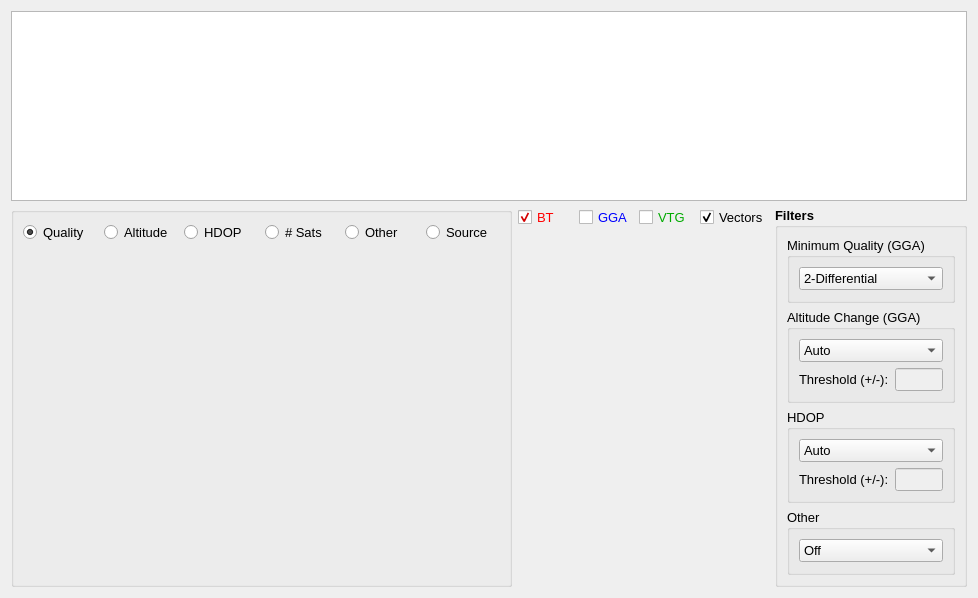
          <widget class="QWidget" name="tab_gps_2_data">
           <attribute name="title">
            <string>Data</string>
           </attribute>
           <layout class="QGridLayout" name="gridLayout_25">
            <item row="0" column="0">
             <layout class="QVBoxLayout" name="verticalLayout_34" stretch="2,4">
              <item>
               <widget class="QTableWidget" name="table_gps">
                <property name="font">
                 <font>
                  <pointsize>10</pointsize>
                 </font>
                </property>
               </widget>
              </item>
              <item>
               <layout class="QHBoxLayout" name="horizontalLayout_27" stretch="6,3,1">
                <item>
                 <layout class="QVBoxLayout" name="verticalLayout_35" stretch="4">
                  <item>
                   <widget class="QGroupBox" name="gb_gps_radio">
                    <property name="title">
                     <string/>
                    </property>
                    <layout class="QVBoxLayout" name="verticalLayout_36" stretch="1,4">
                     <item>
                      <layout class="QHBoxLayout" name="horizontalLayout_28">
                       <item>
                        <widget class="QRadioButton" name="rb_gps_quality">
                         <property name="font">
                          <font>
                           <pointsize>10</pointsize>
                          </font>
                         </property>
                         <property name="text">
                          <string>Quality</string>
                         </property>
                         <property name="checked">
                          <bool>true</bool>
                         </property>
                        </widget>
                       </item>
                       <item>
                        <widget class="QRadioButton" name="rb_gps_altitude">
                         <property name="font">
                          <font>
                           <pointsize>10</pointsize>
                          </font>
                         </property>
                         <property name="text">
                          <string>Altitude</string>
                         </property>
                        </widget>
                       </item>
                       <item>
                        <widget class="QRadioButton" name="rb_gps_hdop">
                         <property name="font">
                          <font>
                           <pointsize>10</pointsize>
                          </font>
                         </property>
                         <property name="text">
                          <string>HDOP</string>
                         </property>
                        </widget>
                       </item>
                       <item>
                        <widget class="QRadioButton" name="rb_gps_sats">
                         <property name="font">
                          <font>
                           <pointsize>10</pointsize>
                          </font>
                         </property>
                         <property name="text">
                          <string># Sats</string>
                         </property>
                        </widget>
                       </item>
                       <item>
                        <widget class="QRadioButton" name="rb_gps_other">
                         <property name="font">
                          <font>
                           <pointsize>10</pointsize>
                          </font>
                         </property>
                         <property name="text">
                          <string>Other</string>
                         </property>
                        </widget>
                       </item>
                       <item>
                        <widget class="QRadioButton" name="rb_gps_source">
                         <property name="font">
                          <font>
                           <pointsize>10</pointsize>
                          </font>
                         </property>
                         <property name="text">
                          <string>Source</string>
                         </property>
                        </widget>
                       </item>
                      </layout>
                     </item>
                     <item>
                      <widget class="QWidget" name="graph_gps_ts" native="true"/>
                     </item>
                    </layout>
                   </widget>
                  </item>
                 </layout>
                </item>
                <item>
                 <layout class="QVBoxLayout" name="verticalLayout_37" stretch="1,8">
                  <item>
                   <layout class="QHBoxLayout" name="horizontalLayout_35">
                    <item>
                     <widget class="QCheckBox" name="cb_gps_bt">
                      <property name="palette">
                       <palette>
                        <active>
                         <colorrole role="WindowText">
                          <brush brushstyle="SolidPattern">
                           <color alpha="255">
                            <red>255</red>
                            <green>0</green>
                            <blue>0</blue>
                           </color>
                          </brush>
                         </colorrole>
                         <colorrole role="Text">
                          <brush brushstyle="SolidPattern">
                           <color alpha="255">
                            <red>255</red>
                            <green>0</green>
                            <blue>0</blue>
                           </color>
                          </brush>
                         </colorrole>
                         <colorrole role="PlaceholderText">
                          <brush brushstyle="NoBrush">
                           <color alpha="128">
                            <red>255</red>
                            <green>0</green>
                            <blue>0</blue>
                           </color>
                          </brush>
                         </colorrole>
                        </active>
                        <inactive>
                         <colorrole role="WindowText">
                          <brush brushstyle="SolidPattern">
                           <color alpha="255">
                            <red>255</red>
                            <green>0</green>
                            <blue>0</blue>
                           </color>
                          </brush>
                         </colorrole>
                         <colorrole role="Text">
                          <brush brushstyle="SolidPattern">
                           <color alpha="255">
                            <red>255</red>
                            <green>0</green>
                            <blue>0</blue>
                           </color>
                          </brush>
                         </colorrole>
                         <colorrole role="PlaceholderText">
                          <brush brushstyle="NoBrush">
                           <color alpha="128">
                            <red>255</red>
                            <green>0</green>
                            <blue>0</blue>
                           </color>
                          </brush>
                         </colorrole>
                        </inactive>
                        <disabled>
                         <colorrole role="WindowText">
                          <brush brushstyle="SolidPattern">
                           <color alpha="255">
                            <red>120</red>
                            <green>120</green>
                            <blue>120</blue>
                           </color>
                          </brush>
                         </colorrole>
                         <colorrole role="Text">
                          <brush brushstyle="SolidPattern">
                           <color alpha="255">
                            <red>120</red>
                            <green>120</green>
                            <blue>120</blue>
                           </color>
                          </brush>
                         </colorrole>
                         <colorrole role="PlaceholderText">
                          <brush brushstyle="NoBrush">
                           <color alpha="128">
                            <red>255</red>
                            <green>0</green>
                            <blue>0</blue>
                           </color>
                          </brush>
                         </colorrole>
                        </disabled>
                       </palette>
                      </property>
                      <property name="font">
                       <font>
                        <pointsize>10</pointsize>
                       </font>
                      </property>
                      <property name="text">
                       <string>BT</string>
                      </property>
                      <property name="checked">
                       <bool>true</bool>
                      </property>
                     </widget>
                    </item>
                    <item>
                     <widget class="QCheckBox" name="cb_gps_gga">
                      <property name="palette">
                       <palette>
                        <active>
                         <colorrole role="WindowText">
                          <brush brushstyle="SolidPattern">
                           <color alpha="255">
                            <red>0</red>
                            <green>0</green>
                            <blue>255</blue>
                           </color>
                          </brush>
                         </colorrole>
                        </active>
                        <inactive>
                         <colorrole role="WindowText">
                          <brush brushstyle="SolidPattern">
                           <color alpha="255">
                            <red>0</red>
                            <green>0</green>
                            <blue>255</blue>
                           </color>
                          </brush>
                         </colorrole>
                        </inactive>
                        <disabled>
                         <colorrole role="WindowText">
                          <brush brushstyle="SolidPattern">
                           <color alpha="255">
                            <red>120</red>
                            <green>120</green>
                            <blue>120</blue>
                           </color>
                          </brush>
                         </colorrole>
                        </disabled>
                       </palette>
                      </property>
                      <property name="font">
                       <font>
                        <pointsize>10</pointsize>
                       </font>
                      </property>
                      <property name="text">
                       <string>GGA</string>
                      </property>
                     </widget>
                    </item>
                    <item>
                     <widget class="QCheckBox" name="cb_gps_vtg">
                      <property name="palette">
                       <palette>
                        <active>
                         <colorrole role="WindowText">
                          <brush brushstyle="SolidPattern">
                           <color alpha="255">
                            <red>0</red>
                            <green>170</green>
                            <blue>0</blue>
                           </color>
                          </brush>
                         </colorrole>
                        </active>
                        <inactive>
                         <colorrole role="WindowText">
                          <brush brushstyle="SolidPattern">
                           <color alpha="255">
                            <red>0</red>
                            <green>170</green>
                            <blue>0</blue>
                           </color>
                          </brush>
                         </colorrole>
                        </inactive>
                        <disabled>
                         <colorrole role="WindowText">
                          <brush brushstyle="SolidPattern">
                           <color alpha="255">
                            <red>120</red>
                            <green>120</green>
                            <blue>120</blue>
                           </color>
                          </brush>
                         </colorrole>
                        </disabled>
                       </palette>
                      </property>
                      <property name="font">
                       <font>
                        <pointsize>10</pointsize>
                       </font>
                      </property>
                      <property name="text">
                       <string>VTG</string>
                      </property>
                     </widget>
                    </item>
                    <item>
                     <widget class="QCheckBox" name="cb_gps_vectors">
                      <property name="font">
                       <font>
                        <pointsize>10</pointsize>
                       </font>
                      </property>
                      <property name="text">
                       <string>Vectors</string>
                      </property>
                      <property name="checked">
                       <bool>true</bool>
                      </property>
                     </widget>
                    </item>
                   </layout>
                  </item>
                  <item>
                   <widget class="QWidget" name="graph_gps_st" native="true"/>
                  </item>
                 </layout>
                </item>
                <item>
                 <widget class="QGroupBox" name="gb_gps_filters">
                  <property name="font">
                   <font>
                    <pointsize>10</pointsize>
                    <weight>75</weight>
                    <bold>true</bold>
                   </font>
                  </property>
                  <property name="title">
                   <string>Filters</string>
                  </property>
                  <layout class="QVBoxLayout" name="verticalLayout_38" stretch="0,0,0,0">
                   <item>
                    <widget class="QGroupBox" name="gb_gps_qual">
                     <property name="font">
                      <font>
                       <pointsize>10</pointsize>
                       <weight>50</weight>
                       <bold>false</bold>
                      </font>
                     </property>
                     <property name="title">
                      <string>Minimum Quality (GGA)</string>
                     </property>
                     <layout class="QVBoxLayout" name="verticalLayout_39">
                      <item>
                       <widget class="QComboBox" name="combo_gps_qual">
                        <property name="font">
                         <font>
                          <pointsize>10</pointsize>
                          <weight>50</weight>
                          <bold>false</bold>
                         </font>
                        </property>
                        <property name="currentIndex">
                         <number>1</number>
                        </property>
                        <item>
                         <property name="text">
                          <string>1-Autonomous</string>
                         </property>
                        </item>
                        <item>
                         <property name="text">
                          <string>2-Differential</string>
                         </property>
                        </item>
                        <item>
                         <property name="text">
                          <string>4+-RTK</string>
                         </property>
                        </item>
                       </widget>
                      </item>
                     </layout>
                    </widget>
                   </item>
                   <item>
                    <widget class="QGroupBox" name="gb_gps_altitude">
                     <property name="font">
                      <font>
                       <pointsize>10</pointsize>
                       <weight>50</weight>
                       <bold>false</bold>
                      </font>
                     </property>
                     <property name="title">
                      <string>Altitude Change (GGA)</string>
                     </property>
                     <layout class="QVBoxLayout" name="verticalLayout_40">
                      <item>
                       <widget class="QComboBox" name="combo_gps_altitude">
                        <property name="font">
                         <font>
                          <pointsize>10</pointsize>
                          <weight>50</weight>
                          <bold>false</bold>
                         </font>
                        </property>
                        <item>
                         <property name="text">
                          <string>Auto</string>
                         </property>
                        </item>
                        <item>
                         <property name="text">
                          <string>Manual</string>
                         </property>
                        </item>
                        <item>
                         <property name="text">
                          <string>Off</string>
                         </property>
                        </item>
                       </widget>
                      </item>
                      <item>
                       <layout class="QHBoxLayout" name="horizontalLayout_36" stretch="2,0">
                        <item>
                         <widget class="QLabel" name="txt_gps_altitude">
                          <property name="maximumSize">
                           <size>
                            <width>16777215</width>
                            <height>20</height>
                           </size>
                          </property>
                          <property name="font">
                           <font>
                            <pointsize>10</pointsize>
                            <weight>50</weight>
                            <bold>false</bold>
                           </font>
                          </property>
                          <property name="text">
                           <string>Threshold (+/-):</string>
                          </property>
                          <property name="alignment">
                           <set>Qt::AlignLeading|Qt::AlignLeft|Qt::AlignVCenter</set>
                          </property>
                         </widget>
                        </item>
                        <item>
                         <widget class="QLineEdit" name="ed_gps_altitude_threshold">
                          <property name="enabled">
                           <bool>false</bool>
                          </property>
                         </widget>
                        </item>
                       </layout>
                      </item>
                     </layout>
                    </widget>
                   </item>
                   <item>
                    <widget class="QGroupBox" name="gb_gps_hdop">
                     <property name="font">
                      <font>
                       <pointsize>10</pointsize>
                       <weight>50</weight>
                       <bold>false</bold>
                      </font>
                     </property>
                     <property name="title">
                      <string>HDOP</string>
                     </property>
                     <layout class="QVBoxLayout" name="verticalLayout_41">
                      <item>
                       <widget class="QComboBox" name="combo_gps_hdop">
                        <property name="font">
                         <font>
                          <pointsize>10</pointsize>
                          <weight>50</weight>
                          <bold>false</bold>
                         </font>
                        </property>
                        <item>
                         <property name="text">
                          <string>Auto</string>
                         </property>
                        </item>
                        <item>
                         <property name="text">
                          <string>Manual</string>
                         </property>
                        </item>
                        <item>
                         <property name="text">
                          <string>Off</string>
                         </property>
                        </item>
                       </widget>
                      </item>
                      <item>
                       <layout class="QHBoxLayout" name="horizontalLayout_37" stretch="2,0">
                        <item>
                         <widget class="QLabel" name="txt_gps_hdop">
                          <property name="maximumSize">
                           <size>
                            <width>16777215</width>
                            <height>20</height>
                           </size>
                          </property>
                          <property name="font">
                           <font>
                            <pointsize>10</pointsize>
                            <weight>50</weight>
                            <bold>false</bold>
                           </font>
                          </property>
                          <property name="text">
                           <string>Threshold (+/-):</string>
                          </property>
                          <property name="alignment">
                           <set>Qt::AlignLeading|Qt::AlignLeft|Qt::AlignVCenter</set>
                          </property>
                         </widget>
                        </item>
                        <item>
                         <widget class="QLineEdit" name="ed_gps_hdop_threshold">
                          <property name="enabled">
                           <bool>false</bool>
                          </property>
                         </widget>
                        </item>
                       </layout>
                      </item>
                     </layout>
                    </widget>
                   </item>
                   <item>
                    <widget class="QGroupBox" name="gb_gps_other">
                     <property name="font">
                      <font>
                       <pointsize>10</pointsize>
                       <weight>50</weight>
                       <bold>false</bold>
                      </font>
                     </property>
                     <property name="title">
                      <string>Other</string>
                     </property>
                     <layout class="QVBoxLayout" name="verticalLayout_42">
                      <item>
                       <widget class="QComboBox" name="combo_gps_other">
                        <property name="font">
                         <font>
                          <pointsize>10</pointsize>
                          <weight>50</weight>
                          <bold>false</bold>
                         </font>
                        </property>
                        <item>
                         <property name="text">
                          <string>Off</string>
                         </property>
                        </item>
                        <item>
                         <property name="text">
                          <string>Smooth</string>
                         </property>
                        </item>
                       </widget>
                      </item>
                     </layout>
                    </widget>
                   </item>
                  </layout>
                 </widget>
                </item>
               </layout>
              </item>
             </layout>
            </item>
           </layout>
          </widget>
